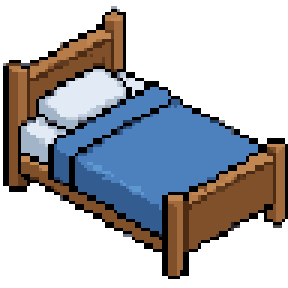
#> input picture mobile/assets/furniture/bed_blue.png, 96 x 96 px (shown 3 times larger)
$ python -i normalize-furniture.py   (imports and definitions only)
#> lines starting #> are read from the running program, lines starting #| are printed output that depends on the picture; after the words box and inside, x2 and y2 are one past the last pixel; in counts of white or black regions, pixels touching at a corner belong together
#!/usr/bin/env python3
"""
Normalise the vertical position of every furniture PNG so each piece's
visual base sits at a consistent Y inside the 96x96 frame.

Without this, PixelLab places objects at varying heights inside the
canvas — small items end up centred and look like they're floating,
big items sit on the bottom edge. We can't get them all to sit on
the tile cleanly with a single anchor unless their bases align.

Workflow:
  1. Find the row index of the BOTTOM-most non-transparent pixel.
  2. Shift the whole image vertically so that row lands at TARGET_BASE_Y.
  3. Write the result back to disk in both mobile/ and preview/.

Run:
  python tools/normalize-furniture.py            # all files
  python tools/normalize-furniture.py chair_wood # one file
"""

import sys
from pathlib import Path
from PIL import Image
# [4 lines not run here, left out]

REPO = Path(__file__).resolve().parent.parent
MOBILE_DIR  = REPO / "mobile" / "assets" / "furniture"
PREVIEW_DIR = REPO / "preview" / "furniture"

# Where the base of each piece should land in the 96-px frame.
# 92 leaves 4 px of breathing room below — looks better than dead-bottom
# because the iso tile diamond extends slightly below tile center.
TARGET_BASE_Y = 92

def bottom_opaque_row(img):
    """Return the Y of the lowest row that has any non-transparent pixel."""
    a = img.split()[3]
    pixels = a.load()
    w, h = img.size
    for y in range(h - 1, -1, -1):
        for x in range(w):
            if pixels[x, y] > 8:
                return y
    return -1

def horizontal_bounds(img):
    """Return (left, right) of the opaque-pixel bounding box."""
    a = img.split()[3]
    pixels = a.load()
    w, h = img.size
    left, right = w, -1
    for y in range(h):
        for x in range(w):
            if pixels[x, y] > 8:
                if x < left:  left = x
                if x > right: right = x
    return (left, right) if right >= 0 else (-1, -1)

def base_horizontal_bounds(img, base_y, depth=6):
    """Horizontal extent of the piece's BASE — the last `depth` opaque rows
    above the bottom row. This is what sits on the tile; align this to the
    frame centre, not the whole bbox (the back of a chair leans into iso
    space and pulls the bbox left/right of the actual floor contact)."""
    a = img.split()[3]
    pixels = a.load()
    w, _ = img.size
    left, right = w, -1
    for y in range(max(0, base_y - depth), base_y + 1):
        for x in range(w):
            if pixels[x, y] > 8:
                if x < left:  left = x
                if x > right: right = x
    return (left, right) if right >= 0 else (-1, -1)

def normalize(path: Path) -> str:
#> called with path = '../mobile/assets/furniture/bed_blue.png'
    img = Image.open(path).convert("RGBA")
#> img is the input picture: PIL image 96x96 RGBA; mean R, G, B, A 47.5, 48.8, 53.9, 126.7
    w, h = img.size
#> w = 96; h = 96
    base = bottom_opaque_row(img)
#> in bottom_opaque_row, `a = img.split()[3]`:
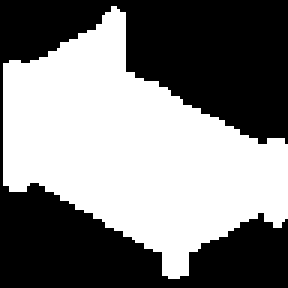
#> a: PIL image 96x96 L (shown 3 times larger); 49.7% white; 1 white region, box (x1, y1, x2, y2) and area: (1, 2, 96, 93) 4580
#> base = 92
    if base < 0:
        return "skip (no opaque pixels)"
    left, right = base_horizontal_bounds(img, base)
#> left = 54; right = 62
    base_cx = (left + right) // 2
#> base_cx = 58
    target_cx = w // 2
#> target_cx = 48
    dx = target_cx - base_cx
#> dx = -10
    dy = TARGET_BASE_Y - base
#> dy = 0
    if dx == 0 and dy == 0:
        return f"already centered (base={base}, base_cx={base_cx})"
    canvas = Image.new("RGBA", (w, h), (0, 0, 0, 0))
#> canvas: PIL image 96x96 RGBA; every value is 0
    canvas.paste(img, (dx, dy))
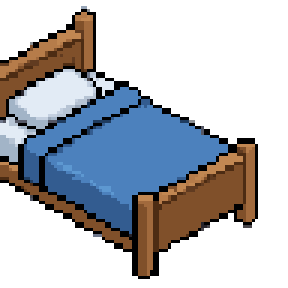
#> canvas: PIL image 96x96 RGBA (shown 3 times larger); mean R, G, B, A 43.7, 46.2, 52, 116.1; transparent parts drawn white
    canvas.save(path)
    return f"base {base}->{TARGET_BASE_Y} (dy={dy:+d}), base_cx {base_cx}->{target_cx} (dx={dx:+d})"

def main():
    args = sys.argv[1:]
    only = next((a for a in args if not a.startswith("--")), None)

    files = sorted(MOBILE_DIR.glob("*.png"))
    if only:
        files = [f for f in files if f.stem == only]
        if not files:
            print(f"No furniture named {only!r}", file=sys.stderr); sys.exit(1)

    for src in files:
        msg = normalize(src)
        # Mirror to preview/ — same PNG in both
        twin = PREVIEW_DIR / src.name
        Image.open(src).save(twin)
        print(f"  {src.stem:<20} {msg}")

# [2 lines not run here, left out]

>>> result = normalize('../mobile/assets/furniture/bed_blue.png')
